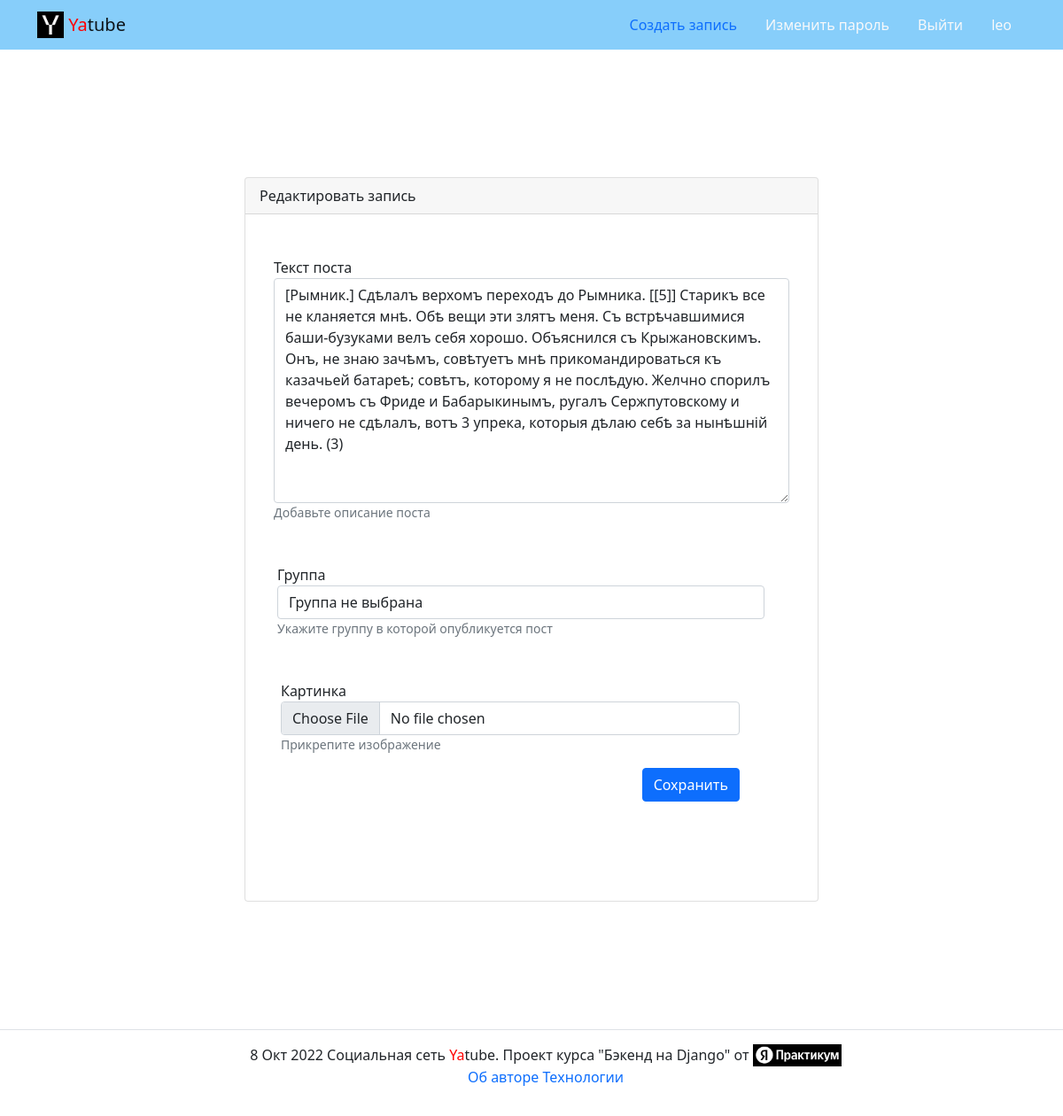
/posts/36/edit/ (signed in), run on the app's committed database.
### posts/models.py (models this page shows, shortened)
class Post(models.Model):
    text = models.TextField(
        verbose_name="Текст поста",
        help_text="Добавьте описание поста"
    )
    pub_date = models.DateTimeField(
        auto_now_add=True,
        verbose_name="Дата публикации"
    )
    author = models.ForeignKey(
        User,
        on_delete=models.CASCADE,
        related_name='posts',
        verbose_name="Автор"
    )
    group = models.ForeignKey(
        Group,
        blank=True,
        null=True,
        related_name='posts',
        on_delete=models.SET_NULL,
        verbose_name="Группа",
        help_text="Укажите группу в которой опубликуется пост"
    )
    image = models.ImageField(
        verbose_name="Картинка",
        help_text="Прикрепите изображение",
        upload_to='posts/',
        blank=True
    )
    class Meta:
        ordering = ('-pub_date',)
        verbose_name = "Статья"
        verbose_name_plural = "Статьи"

### posts/views.py (the view)
# urls.py: path('posts/<int:post_id>/edit/', views.post_edit, name='post_edit'),
@login_required
def post_edit(request, post_id):
    post = get_object_or_404(
        Post.objects.select_related('author'), pk=post_id
    )
    if request.user != post.author:
        return redirect('posts:post_detail', post_id=post_id)
    form = PostForm(
        request.POST or None,
        files=request.FILES or None,
        instance=post
    )
    if form.is_valid():
        form.save()
        return redirect('posts:post_detail', post_id=post_id)
    return render(request, 'posts/create_post.html',
                  {'form': form, 'is_edit': True})

### posts/forms.py
class PostForm(forms.ModelForm):
    def __init__(self, *args, **kwargs):
        super().__init__(*args, **kwargs)
        self.fields['group'].empty_label = "Группа не выбрана"
    class Meta:
        model = Post
        fields = ('text', 'group', 'image',)

### core/templatetags/user_filters.py (called while the page is built)
@register.filter
def addclass(field, css):
    return field.as_widget(attrs={'class': css})

### templates/posts/create_post.html (shortened to what this page needs)
{% extends 'base.html' %}
{% load user_filters %}
{% block content %}
  <main>
    <div class="container py-5">
      <div class="row justify-content-center">
        <div class="col-md-8 p-5">
          <div class="card">
            <div class="card-header">
              {% if is_edit %}
                Редактировать запись
              {% else %}
                Добавить запись
              {% endif %}
            </div>
            <div class="card-body">
              <form method="post" action="{% url 'posts:post_create' %}"
                    enctype="multipart/form-data">
                {% for field in form %}
                  <div class="form-group row my-3 p-3">
                  <label for="{{ field.id_for_label }}">
                    {{ field.label }}
                  </label>
                  <div>
                    {{ field|addclass:'form-control' }}
                    <small id="{{ field.id_for_label }}-help"
                           class="form-text text-mut">
                      <p>{{ field.help_text }}</p>
                    </small>
                  </div>
                {% endfor %}
                <div class="d-flex justify-content-end">
                  <button type="submit" class="btn btn-primary">
                    {% if is_edit %}
                      Сохранить
                    {% else %}
                      Добавить
                    {% endif %}
                  </button>
                </div>
              </form>
            </div>
          </div>
        </div>
      </div>
    </div>
  </main>
{% endblock %}

### templates/includes/header.html (shortened to what this page needs)
{% load static %}
<nav class="navbar navbar-light" style="background-color: lightskyblue">
  <div class="container">
    <a class="navbar-brand" href="{% url 'posts:index' %}">
      <img src="{% static 'img/logo.png' %}" width="30" height="30" class="d-inline-block align-top" alt="">
      <span style="color:red">Ya</span>tube
    </a>
      <ul class="nav nav-pills">
      {% with request.resolver_match.view_name as view_name %}
        {% if request.user.is_authenticated %}
        <li class="nav-item">
          <a class="nav-link {% if view_name  == 'posts:post_create' %}active{% endif %}" href="{% url 'posts:post_create' %}">Создать запись</a>
        </li>
        <li class="nav-item">
          <a class="nav-link link-light {% if view_name  == 'password_change' %}active{% endif %}" href="{% url 'password_change' %}">Изменить пароль</a>
        </li>
        <li class="nav-item">
          <a class="nav-link link-light {% if view_name  == 'users:logout' %}active{% endif %}" href="{% url 'users:logout' %}">Выйти</a>
        </li>
        <li class="nav-item">
          <a class="nav-link link-light ">{{ user.username }}</a>
        </li>
        {% endif %}
    {% endwith %}
    </ul>
  </div>
</nav>

### data on the page
Post: form "[Рымник.] Сдѣлалъ верхомъ переходъ до Рымника. [[5]] Старикъ все не кланяется мнѣ. Обѣ вещи эти злятъ меня. Съ встрѣчавшимися баши-бузуками велъ себя хорошо. Объяснился съ Крыжановскимъ. Онъ, не знаю зачѣмъ, совѣтуетъ мнѣ прикомандироваться къ казачьей батареѣ; совѣтъ, которому я не послѣдую. Желчно спорилъ вечеромъ съ Фриде и Бабарыкинымъ, ругалъ Сержпутовскому и ничего не сдѣлалъ, вотъ 3 упрека, которыя дѣлаю себѣ за нынѣшній день. (3)" "Группа не выбрана"

### other printed values
{{ user.username }} "leo"
{{ field.label }} "Текст поста" "Группа" "Картинка"
{{ field.help_text }} "Добавьте описание поста" "Укажите группу в которой опубликуется пост" "Прикрепите изображение"
